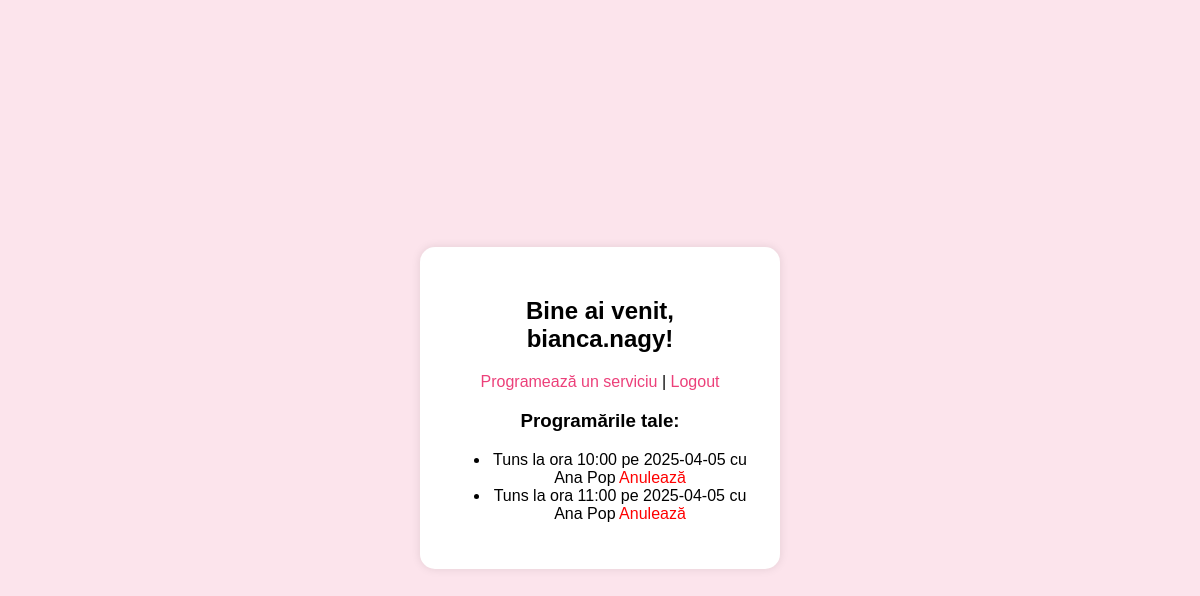
Page /dashboard (signed in) on the earlier database version.
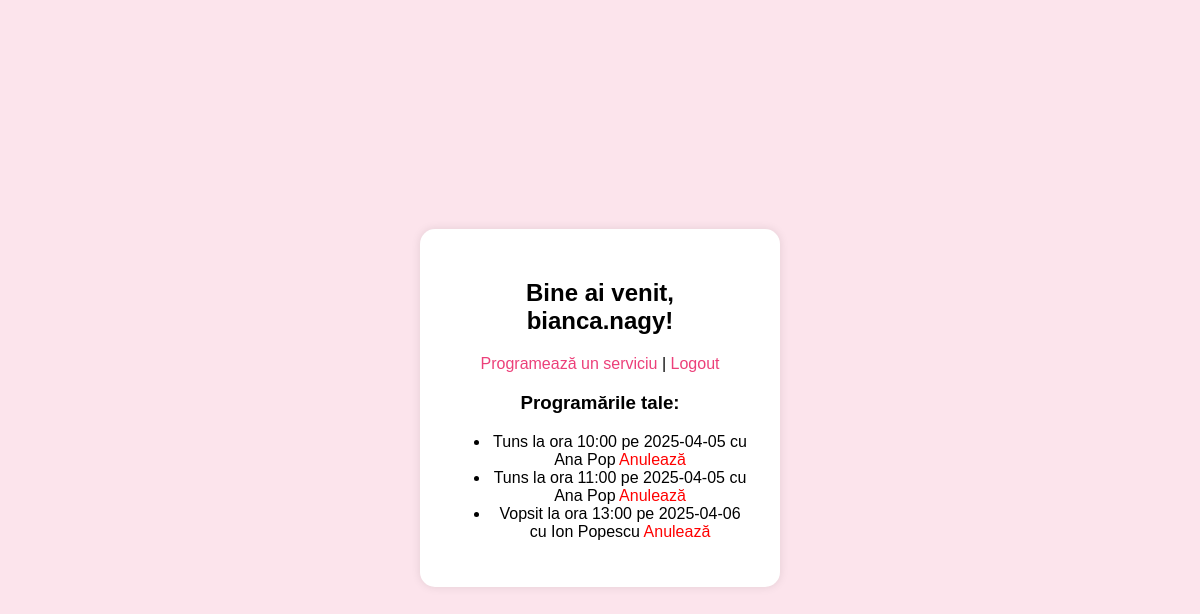
Same page on the later database version.
### app.py (models this page shows)
class Appointment(db.Model):
    id = db.Column(db.Integer, primary_key=True)
    user_id = db.Column(db.Integer, db.ForeignKey('user.id'))
    employee_id = db.Column(db.Integer, db.ForeignKey('employee.id'))
    service = db.Column(db.String(100))
    date = db.Column(db.String(100))
    time = db.Column(db.String(100))
    user = db.relationship('User', backref='appointments')
    employee = db.relationship('Employee', backref='appointments')

class Employee(db.Model):
    id = db.Column(db.Integer, primary_key=True)
    name = db.Column(db.String(150), nullable=False)
    specialty = db.Column(db.String(150))
    services = db.relationship('Service', secondary=service_employee, backref=db.backref('employees', lazy='dynamic'))

### app.py (the view)
@app.route('/dashboard')
def dashboard():
    if 'user_id' not in session:
        return redirect(url_for('login'))
    user = User.query.get(session['user_id'])
    if user.role == 'admin':
        return redirect(url_for('admin_dashboard'))
    appointments = Appointment.query.filter_by(user_id=user.id).all()
    return render_template('dashboard.html', user=user, appointments=appointments)

### templates/dashboard.html (shortened to what this page needs)
<!DOCTYPE html>
<html>
<head>
  <link rel="stylesheet" href="{{ url_for('static', filename='style.css') }}">
</head>
<body>
  <div class="container">
    <h2>Bine ai venit, {{ user.username }}!</h2>
    <a href="{{ url_for('book') }}">Programează un serviciu</a> |
    <a href="{{ url_for('logout') }}">Logout</a>
    <h3>Programările tale:</h3>
    {% if appointments %}
      <ul>
        {% for appt in appointments %}
          <li>
            {{ appt.service }} la ora {{ appt.time }} pe {{ appt.date }}
            cu {{ appt.employee.name if appt.employee else 'N/A' }}
            <a href="{{ url_for('cancel_appointment', appointment_id=appt.id) }}" style="color:red;">Anulează</a>
          </li>
        {% endfor %}
      </ul>
    {% else %}
      <p>Nu ai programări încă.</p>
    {% endif %}
  </div>
</body>
</html>

Differences in the rows shown:
added Appointment: service "Vopsit", time "13:00", date "2025-04-06", employee "Ion Popescu"
